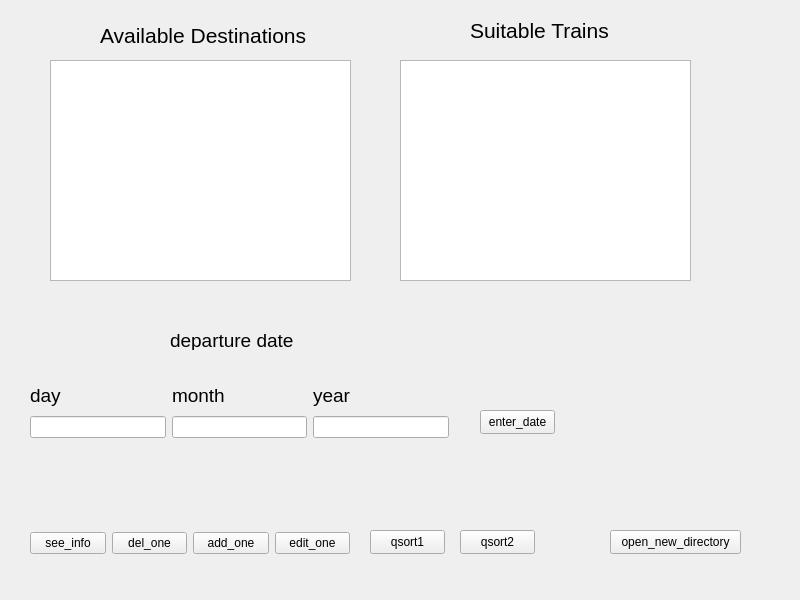
<?xml version="1.0" encoding="UTF-8"?>
<ui version="4.0">
 <class>Widget</class>
 <widget class="QWidget" name="Widget">
  <property name="geometry">
   <rect>
    <x>0</x>
    <y>0</y>
    <width>800</width>
    <height>600</height>
   </rect>
  </property>
  <property name="windowTitle">
   <string>Widget</string>
  </property>
  <widget class="QListWidget" name="dest_list">
   <property name="geometry">
    <rect>
     <x>50</x>
     <y>60</y>
     <width>301</width>
     <height>221</height>
    </rect>
   </property>
   <property name="font">
    <font>
     <pointsize>12</pointsize>
    </font>
   </property>
  </widget>
  <widget class="QLabel" name="label">
   <property name="geometry">
    <rect>
     <x>100</x>
     <y>20</y>
     <width>211</width>
     <height>31</height>
    </rect>
   </property>
   <property name="font">
    <font>
     <pointsize>16</pointsize>
    </font>
   </property>
   <property name="text">
    <string>Available Destinations</string>
   </property>
  </widget>
  <widget class="QPushButton" name="enter_date">
   <property name="geometry">
    <rect>
     <x>480</x>
     <y>410</y>
     <width>75</width>
     <height>24</height>
    </rect>
   </property>
   <property name="text">
    <string>enter_date</string>
   </property>
  </widget>
  <widget class="QLabel" name="label_5">
   <property name="geometry">
    <rect>
     <x>170</x>
     <y>330</y>
     <width>131</width>
     <height>20</height>
    </rect>
   </property>
   <property name="font">
    <font>
     <pointsize>14</pointsize>
    </font>
   </property>
   <property name="text">
    <string>departure date</string>
   </property>
  </widget>
  <widget class="QLabel" name="label_6">
   <property name="geometry">
    <rect>
     <x>470</x>
     <y>20</y>
     <width>181</width>
     <height>20</height>
    </rect>
   </property>
   <property name="font">
    <font>
     <pointsize>16</pointsize>
    </font>
   </property>
   <property name="text">
    <string>Suitable Trains</string>
   </property>
  </widget>
  <widget class="QListWidget" name="suitable_list">
   <property name="geometry">
    <rect>
     <x>400</x>
     <y>60</y>
     <width>291</width>
     <height>221</height>
    </rect>
   </property>
   <property name="font">
    <font>
     <pointsize>12</pointsize>
    </font>
   </property>
  </widget>
  <widget class="QWidget" name="layoutWidget">
   <property name="geometry">
    <rect>
     <x>30</x>
     <y>380</y>
     <width>419</width>
     <height>58</height>
    </rect>
   </property>
   <layout class="QHBoxLayout" name="horizontalLayout">
    <item>
     <layout class="QVBoxLayout" name="verticalLayout">
      <item>
       <widget class="QLabel" name="label_3">
        <property name="font">
         <font>
          <pointsize>14</pointsize>
         </font>
        </property>
        <property name="text">
         <string>day</string>
        </property>
       </widget>
      </item>
      <item>
       <widget class="QLineEdit" name="line_day"/>
      </item>
     </layout>
    </item>
    <item>
     <layout class="QVBoxLayout" name="verticalLayout_2">
      <item>
       <widget class="QLabel" name="label_2">
        <property name="font">
         <font>
          <pointsize>14</pointsize>
         </font>
        </property>
        <property name="text">
         <string>month</string>
        </property>
       </widget>
      </item>
      <item>
       <widget class="QLineEdit" name="line_month"/>
      </item>
     </layout>
    </item>
    <item>
     <layout class="QVBoxLayout" name="verticalLayout_3">
      <item>
       <widget class="QLabel" name="label_4">
        <property name="font">
         <font>
          <pointsize>14</pointsize>
         </font>
        </property>
        <property name="text">
         <string>year</string>
        </property>
       </widget>
      </item>
      <item>
       <widget class="QLineEdit" name="line_year"/>
      </item>
     </layout>
    </item>
   </layout>
  </widget>
  <widget class="QWidget" name="layoutWidget">
   <property name="geometry">
    <rect>
     <x>30</x>
     <y>530</y>
     <width>320</width>
     <height>26</height>
    </rect>
   </property>
   <layout class="QHBoxLayout" name="horizontalLayout_2">
    <item>
     <widget class="QPushButton" name="see_info">
      <property name="text">
       <string>see_info</string>
      </property>
     </widget>
    </item>
    <item>
     <widget class="QPushButton" name="del_one">
      <property name="text">
       <string>del_one</string>
      </property>
     </widget>
    </item>
    <item>
     <widget class="QPushButton" name="add_one">
      <property name="text">
       <string>add_one</string>
      </property>
     </widget>
    </item>
    <item>
     <widget class="QPushButton" name="edit_one">
      <property name="text">
       <string>edit_one</string>
      </property>
     </widget>
    </item>
   </layout>
  </widget>
  <widget class="QPushButton" name="open_directory">
   <property name="geometry">
    <rect>
     <x>610</x>
     <y>530</y>
     <width>131</width>
     <height>24</height>
    </rect>
   </property>
   <property name="text">
    <string>open_new_directory</string>
   </property>
  </widget>
  <widget class="QPushButton" name="qsort1">
   <property name="geometry">
    <rect>
     <x>370</x>
     <y>530</y>
     <width>75</width>
     <height>24</height>
    </rect>
   </property>
   <property name="text">
    <string>qsort1</string>
   </property>
  </widget>
  <widget class="QPushButton" name="qsort2">
   <property name="geometry">
    <rect>
     <x>460</x>
     <y>530</y>
     <width>75</width>
     <height>24</height>
    </rect>
   </property>
   <property name="text">
    <string>qsort2</string>
   </property>
  </widget>
 </widget>
 <resources/>
 <connections/>
</ui>
